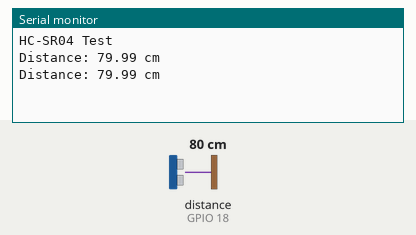
The program below on a simulated ESP32. Shown: the last lines printed to the serial monitor. Wiring (inferred from the names in the program): ultrasonic range finder: trigger GPIO 5; echo GPIO 18. The test bench sets the inputs (shaded band); at power-on: distance to the obstacle (sensor on GPIO 18) 80 cm. The echo pulse lasts 58.3 µs per cm.

Above: at 1.8 s.
1.9 s: distance to the obstacle (sensor on GPIO 18) set to 2 cm
At 2.8 s:
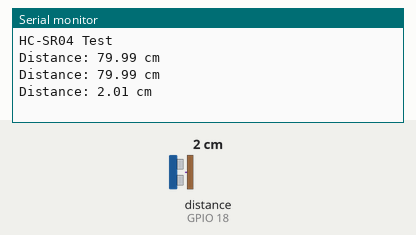
3.4 s: distance to the obstacle (sensor on GPIO 18) set to 4 cm
At 4.5 s:
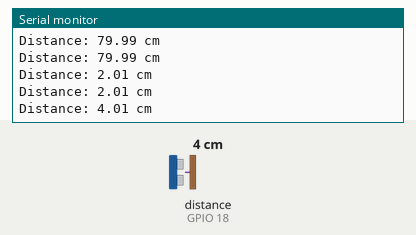
Timing chart, 0 to 6.4 s (numbered marks = the images above; inputs shaded):
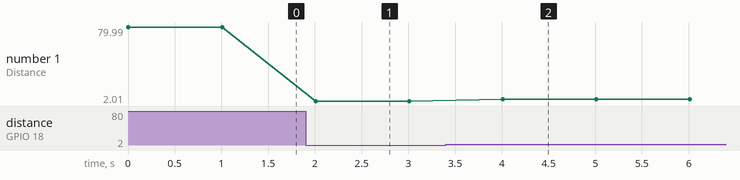

Measured:
- after the input at 1.9 s, the serial monitor: prints a new line after 0.11 s (image 1)
- after the input at 3.4 s, the serial monitor: prints a new line after 0.61 s (image 2)
- plotted number 1: 79.99 → 2.01 after the input at 1.9 s, 2.01 → 4.01 after the input at 3.4 s

The program:

main.cpp
```cpp
#include <Arduino.h>

// Định nghĩa các chân cho cảm biến HC-SR04
const int TRIG_PIN = 5;
const int ECHO_PIN = 18;

// Định nghĩa hằng số
const float SOUND_SPEED = 0.0343; // Tốc độ âm thanh (cm/microsecond)

void setup() {
  Serial.begin(115200);

  // Cấu hình chân
  pinMode(TRIG_PIN, OUTPUT);
  pinMode(ECHO_PIN, INPUT);

  Serial.println("HC-SR04 Test");
}

void loop() {
  // Tạo một xung ngắn 10 microsecond để kích hoạt cảm biến
  digitalWrite(TRIG_PIN, LOW);
  delayMicroseconds(2);
  digitalWrite(TRIG_PIN, HIGH);
  delayMicroseconds(10);
  digitalWrite(TRIG_PIN, LOW);

  // Đo thời gian của xung ECHO
  // pulseIn() sẽ đợi chân ECHO lên HIGH, bắt đầu đếm thời gian,
  // và dừng đếm khi chân ECHO về LOW. Kết quả là độ dài của xung (microsecond)
  long duration = pulseIn(ECHO_PIN, HIGH);

  // Tính toán khoảng cách
  // Khoảng cách = (Thời gian * Tốc độ âm thanh) / 2
  // Chia 2 vì sóng siêu âm đi và về
  float distance = (duration * SOUND_SPEED) / 2;

  // In kết quả ra Serial Monitor
  Serial.print("Distance: ");
  Serial.print(distance);
  Serial.println(" cm");

  delay(1000); // Đợi 1 giây trước khi đo lại
}
```
